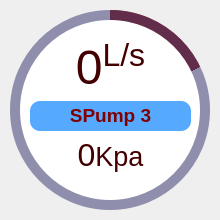
              <widget class="QFrame" name="cirProgBar_11">
               <property name="minimumSize">
                <size>
                 <width>220</width>
                 <height>220</height>
                </size>
               </property>
               <property name="frameShape">
                <enum>QFrame::NoFrame</enum>
               </property>
               <property name="frameShadow">
                <enum>QFrame::Raised</enum>
               </property>
               <widget class="QFrame" name="cirProg_13">
                <property name="geometry">
                 <rect>
                  <x>10</x>
                  <y>10</y>
                  <width>200</width>
                  <height>200</height>
                 </rect>
                </property>
                <property name="styleSheet">
                 <string notr="true">QFrame{
border-radius: 100px;
background-color: qconicalgradient(cx:0.5, cy:0.5, angle:90, stop:0.819892 rgba(0, 0, 8, 0), stop:0.820892 rgba(129, 0, 0, 255));
}</string>
                </property>
                <property name="frameShape">
                 <enum>QFrame::NoFrame</enum>
                </property>
                <property name="frameShadow">
                 <enum>QFrame::Raised</enum>
                </property>
               </widget>
               <widget class="QFrame" name="frame_28">
                <property name="geometry">
                 <rect>
                  <x>10</x>
                  <y>10</y>
                  <width>200</width>
                  <height>200</height>
                 </rect>
                </property>
                <property name="sizePolicy">
                 <sizepolicy hsizetype="Preferred" vsizetype="Preferred">
                  <horstretch>200</horstretch>
                  <verstretch>200</verstretch>
                 </sizepolicy>
                </property>
                <property name="minimumSize">
                 <size>
                  <width>200</width>
                  <height>200</height>
                 </size>
                </property>
                <property name="styleSheet">
                 <string notr="true">QFrame{
border-radius: 100px;
background-color: rgba(77, 77, 127, 150);
}</string>
                </property>
                <property name="frameShape">
                 <enum>QFrame::NoFrame</enum>
                </property>
                <property name="frameShadow">
                 <enum>QFrame::Raised</enum>
                </property>
               </widget>
               <widget class="QFrame" name="frame_29">
                <property name="geometry">
                 <rect>
                  <x>20</x>
                  <y>20</y>
                  <width>180</width>
                  <height>180</height>
                 </rect>
                </property>
                <property name="styleSheet">
                 <string notr="true">QFrame{
border-radius: 90;
	background-color: rgb(255, 255, 255);
}</string>
                </property>
                <property name="frameShape">
                 <enum>QFrame::StyledPanel</enum>
                </property>
                <property name="frameShadow">
                 <enum>QFrame::Raised</enum>
                </property>
                <widget class="QWidget" name="layoutWidget_13">
                 <property name="geometry">
                  <rect>
                   <x>10</x>
                   <y>20</y>
                   <width>161</width>
                   <height>134</height>
                  </rect>
                 </property>
                 <layout class="QGridLayout" name="gridLayout_16">
                  <item row="3" column="0">
                   <widget class="QLabel" name="progValue2_13">
                    <property name="font">
                     <font>
                      <pointsize>36</pointsize>
                     </font>
                    </property>
                    <property name="styleSheet">
                     <string notr="true">color: rgb(129, 0, 0);
background-color: rgba(0, 0, 0, 0);</string>
                    </property>
                    <property name="text">
                     <string>&lt;p&gt;&lt;span style=&quot; font-size:24pt; color:#430000;&quot;&gt;0&lt;/span&gt;&lt;span style=&quot; font-size:20pt; color:#430000;&quot;&gt;Kpa&lt;/span&gt;&lt;/p&gt;</string>
                    </property>
                    <property name="alignment">
                     <set>Qt::AlignCenter</set>
                    </property>
                   </widget>
                  </item>
                  <item row="1" column="0">
                   <widget class="QLabel" name="name_25">
                    <property name="font">
                     <font>
                      <pointsize>12</pointsize>
                      <weight>75</weight>
                      <bold>true</bold>
                     </font>
                    </property>
                    <property name="styleSheet">
                     <string notr="true">color: rgb(129, 0, 0);
background-color: rgb(85, 170, 255);
border-radius: 10px</string>
                    </property>
                    <property name="text">
                     <string>&lt;html&gt;&lt;head/&gt;&lt;body&gt;&lt;p&gt;&lt;span style=&quot; font-size:14pt;&quot;&gt;SPump 3&lt;/span&gt;&lt;/p&gt;&lt;/body&gt;&lt;/html&gt;</string>
                    </property>
                    <property name="alignment">
                     <set>Qt::AlignCenter</set>
                    </property>
                   </widget>
                  </item>
                  <item row="0" column="0">
                   <widget class="QLabel" name="progValue1_13">
                    <property name="font">
                     <font>
                      <pointsize>36</pointsize>
                     </font>
                    </property>
                    <property name="styleSheet">
                     <string notr="true">color: rgb(129, 0, 0);
background-color: rgba(0, 0, 0, 0);</string>
                    </property>
                    <property name="text">
                     <string>&lt;p&gt;&lt;span style=&quot; color:#430000;&quot;&gt;0&lt;/span&gt;&lt;span style=&quot; color:#430000; vertical-align:super;&quot;&gt;L/s&lt;/span&gt;&lt;/p&gt;</string>
                    </property>
                    <property name="alignment">
                     <set>Qt::AlignCenter</set>
                    </property>
                   </widget>
                  </item>
                 </layout>
                </widget>
               </widget>
              </widget>
